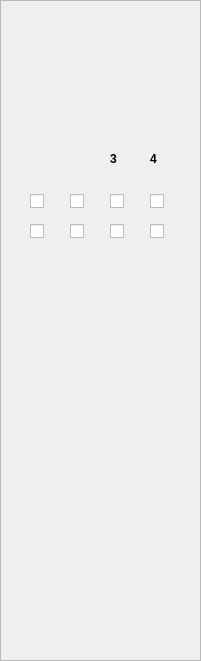
   <widget class="QFrame" name="frame_3">
    <property name="geometry">
     <rect>
      <x>1250</x>
      <y>10</y>
      <width>201</width>
      <height>661</height>
     </rect>
    </property>
    <property name="frameShape">
     <enum>QFrame::StyledPanel</enum>
    </property>
    <property name="frameShadow">
     <enum>QFrame::Raised</enum>
    </property>
    <widget class="QCheckBox" name="checkBox">
     <property name="geometry">
      <rect>
       <x>30</x>
       <y>190</y>
       <width>21</width>
       <height>22</height>
      </rect>
     </property>
     <property name="text">
      <string/>
     </property>
    </widget>
    <widget class="QCheckBox" name="checkBox_2">
     <property name="geometry">
      <rect>
       <x>70</x>
       <y>190</y>
       <width>21</width>
       <height>22</height>
      </rect>
     </property>
     <property name="text">
      <string/>
     </property>
    </widget>
    <widget class="QCheckBox" name="checkBox_3">
     <property name="geometry">
      <rect>
       <x>110</x>
       <y>190</y>
       <width>21</width>
       <height>22</height>
      </rect>
     </property>
     <property name="text">
      <string/>
     </property>
    </widget>
    <widget class="QCheckBox" name="checkBox_4">
     <property name="geometry">
      <rect>
       <x>150</x>
       <y>190</y>
       <width>21</width>
       <height>22</height>
      </rect>
     </property>
     <property name="text">
      <string/>
     </property>
    </widget>
    <widget class="QCheckBox" name="checkBox_5">
     <property name="geometry">
      <rect>
       <x>150</x>
       <y>220</y>
       <width>21</width>
       <height>22</height>
      </rect>
     </property>
     <property name="text">
      <string/>
     </property>
    </widget>
    <widget class="QCheckBox" name="checkBox_6">
     <property name="geometry">
      <rect>
       <x>110</x>
       <y>220</y>
       <width>21</width>
       <height>22</height>
      </rect>
     </property>
     <property name="text">
      <string/>
     </property>
    </widget>
    <widget class="QCheckBox" name="checkBox_7">
     <property name="geometry">
      <rect>
       <x>70</x>
       <y>220</y>
       <width>21</width>
       <height>22</height>
      </rect>
     </property>
     <property name="text">
      <string/>
     </property>
    </widget>
    <widget class="QCheckBox" name="checkBox_8">
     <property name="geometry">
      <rect>
       <x>30</x>
       <y>220</y>
       <width>21</width>
       <height>22</height>
      </rect>
     </property>
     <property name="text">
      <string/>
     </property>
    </widget>
    <widget class="QLabel" name="label_38">
     <property name="geometry">
      <rect>
       <x>110</x>
       <y>150</y>
       <width>16</width>
       <height>17</height>
      </rect>
     </property>
     <property name="font">
      <font>
       <weight>75</weight>
       <bold>true</bold>
      </font>
     </property>
     <property name="text">
      <string>3</string>
     </property>
    </widget>
    <widget class="QLabel" name="label_39">
     <property name="geometry">
      <rect>
       <x>150</x>
       <y>150</y>
       <width>16</width>
       <height>17</height>
      </rect>
     </property>
     <property name="font">
      <font>
       <weight>75</weight>
       <bold>true</bold>
      </font>
     </property>
     <property name="text">
      <string>4</string>
     </property>
    </widget>
   </widget>
